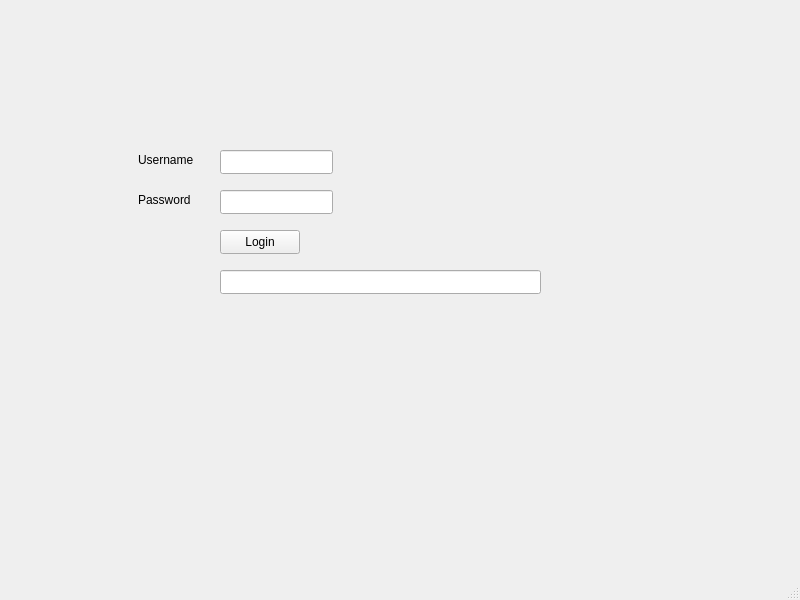
<?xml version="1.0" encoding="UTF-8"?>
<ui version="4.0">
 <class>MainWindow</class>
 <widget class="QMainWindow" name="MainWindow">
  <property name="geometry">
   <rect>
    <x>0</x>
    <y>0</y>
    <width>800</width>
    <height>600</height>
   </rect>
  </property>
  <property name="windowTitle">
   <string>MainWindow</string>
  </property>
  <widget class="QWidget" name="centralwidget">
   <widget class="QLineEdit" name="lineEdit">
    <property name="geometry">
     <rect>
      <x>220</x>
      <y>150</y>
      <width>113</width>
      <height>24</height>
     </rect>
    </property>
   </widget>
   <widget class="QLineEdit" name="lineEdit_2">
    <property name="geometry">
     <rect>
      <x>220</x>
      <y>190</y>
      <width>113</width>
      <height>24</height>
     </rect>
    </property>
   </widget>
   <widget class="QPushButton" name="pushButton">
    <property name="geometry">
     <rect>
      <x>220</x>
      <y>230</y>
      <width>80</width>
      <height>24</height>
     </rect>
    </property>
    <property name="text">
     <string>Login</string>
    </property>
   </widget>
   <widget class="QLineEdit" name="lineEdit_3">
    <property name="geometry">
     <rect>
      <x>220</x>
      <y>270</y>
      <width>321</width>
      <height>24</height>
     </rect>
    </property>
   </widget>
   <widget class="QLabel" name="label">
    <property name="geometry">
     <rect>
      <x>138</x>
      <y>150</y>
      <width>61</width>
      <height>20</height>
     </rect>
    </property>
    <property name="text">
     <string>Username</string>
    </property>
   </widget>
   <widget class="QLabel" name="label_2">
    <property name="geometry">
     <rect>
      <x>138</x>
      <y>190</y>
      <width>61</width>
      <height>20</height>
     </rect>
    </property>
    <property name="text">
     <string>Password</string>
    </property>
   </widget>
  </widget>
  <widget class="QMenuBar" name="menubar">
   <property name="geometry">
    <rect>
     <x>0</x>
     <y>0</y>
     <width>800</width>
     <height>21</height>
    </rect>
   </property>
  </widget>
  <widget class="QStatusBar" name="statusbar"/>
 </widget>
 <resources/>
 <connections/>
</ui>
